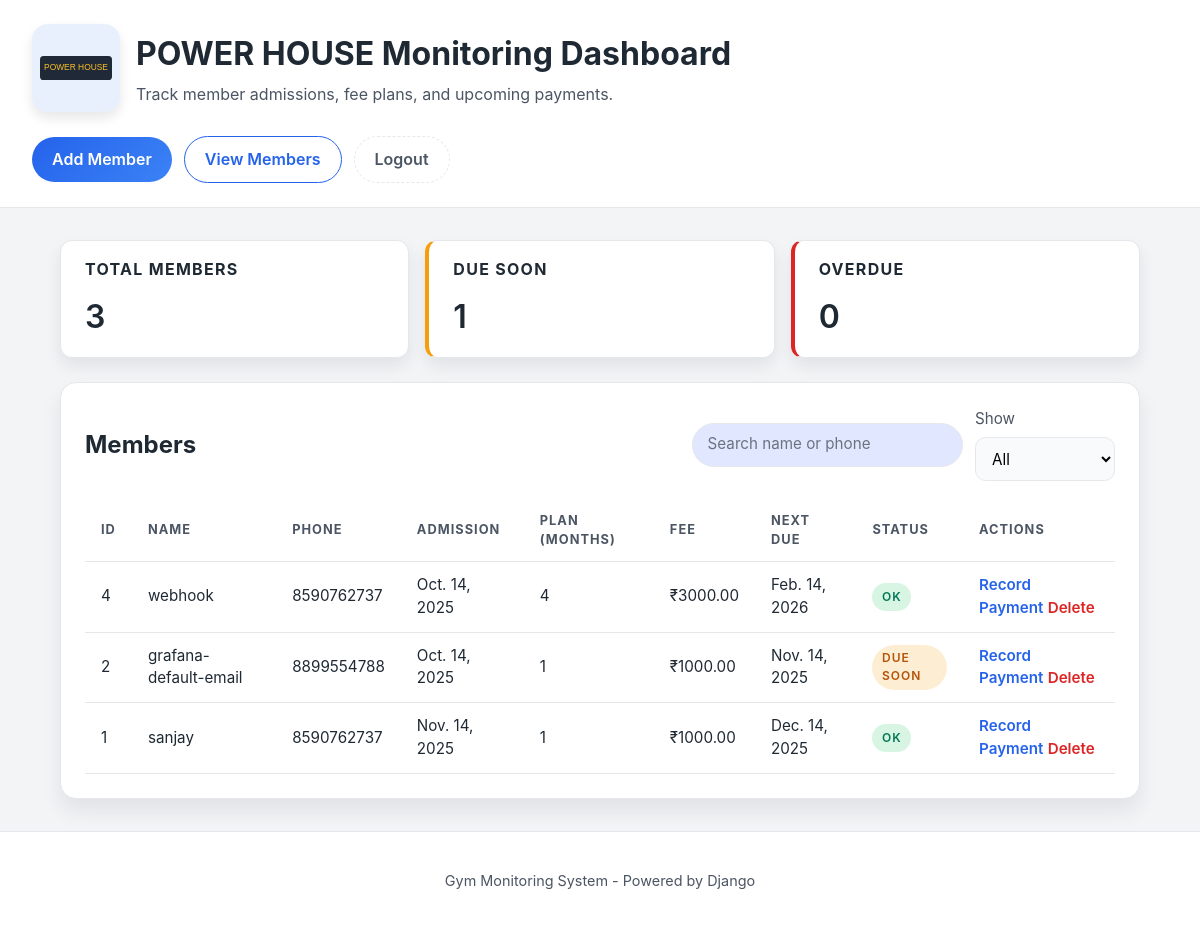
The app's page / (signed in), older data.
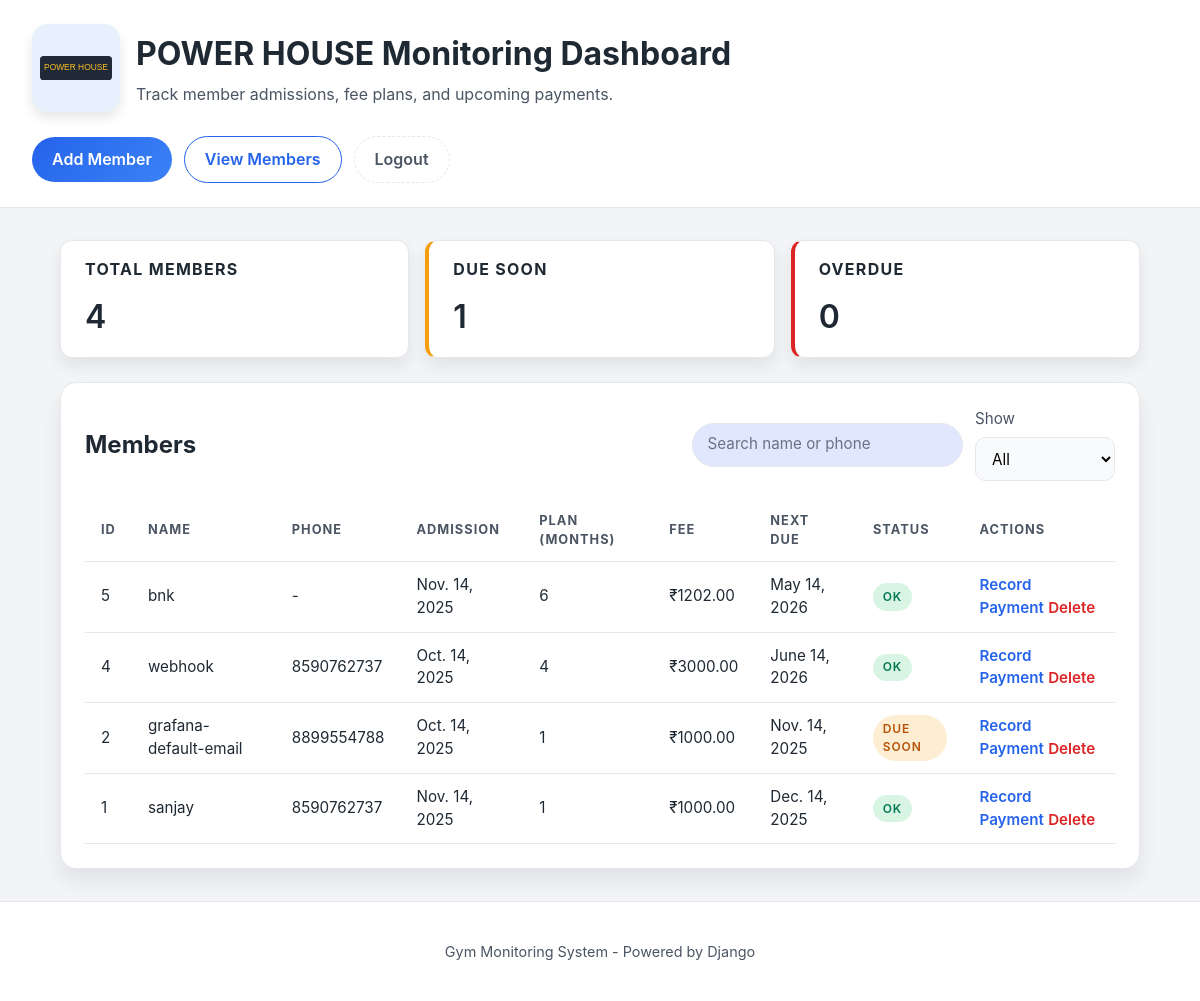
The same page, newer data.
### gym/models.py (models this page shows, shortened)
class Member(models.Model):
    MAX_MEMBERS = 5000
    name = models.CharField(max_length=200)
    phone = models.CharField(max_length=20, blank=True, null=True)
    admission_date = models.DateField()
    plan_months = models.IntegerField(default=1)
    fee_amount = models.DecimalField(max_digits=10, decimal_places=2)
    next_due_date = models.DateField()
    created_at = models.DateTimeField(auto_now_add=True)
    class Meta:
        ordering = ['-created_at']
    def get_status(self):
        today = date.today()
        days_until_due = (self.next_due_date - today).days
        if days_until_due < 0:
            return {'code': 'overdue', 'label': 'Overdue'}
        elif days_until_due <= 3:
            return {'code': 'due-soon', 'label': 'Due Soon'}
        else:
            return {'code': 'ok', 'label': 'OK'}

### gym/views.py (the view)
# urls.py: path('', views.dashboard, name='dashboard'),
@login_required
def dashboard(request):
    members = Member.objects.all()
    search_query = request.GET.get('search', '')
    if search_query:
        members = members.filter(
            Q(name__icontains=search_query) | Q(phone__icontains=search_query)
        )
    status_filter = request.GET.get('status', 'all')
    today = date.today()
    due_soon_date = today + timedelta(days=3)
    if status_filter == 'overdue':
        members = members.filter(next_due_date__lt=today)
    elif status_filter == 'due-soon':
        members = members.filter(next_due_date__gte=today, next_due_date__lte=due_soon_date)
    total_members = Member.objects.count()
    overdue_count = Member.objects.filter(next_due_date__lt=today).count()
    due_soon_count = Member.objects.filter(
        next_due_date__gte=today,
        next_due_date__lte=due_soon_date
    ).count()
    context = {
        'members': members,
        'search_query': search_query,
        'status_filter': status_filter,
        'total_members': total_members,
        'overdue_count': overdue_count,
        'due_soon_count': due_soon_count,
    }
    return render(request, 'gym/dashboard.html', context)

### gym/templates/gym/dashboard.html (shortened to what this page needs)
<!DOCTYPE html>
<html lang="en">
<head>
    {% load static %}
    <link rel="stylesheet" href="{% static 'gym/styles.css' %}">
</head>
<body>
    <header class="page-header">
        <div class="brand">
            <img src="{% static 'gym/assets/logo.png' %}"
                 onerror="this.onerror=null; this.src='{% static 'gym/assets/logo-placeholder.svg' %}';"
                 alt="Power House Gym logo"
                 class="brand-logo">
            <div>
                <h1>POWER HOUSE Monitoring Dashboard</h1>
                <p>Track member admissions, fee plans, and upcoming payments.</p>
            </div>
        </div>
        <nav class="actions">
            <a class="action-button" href="{% url 'add_member' %}">Add Member</a>
            <a class="action-button secondary" href="#members-table">View Members</a>
            <a class="action-button subtle" href="{% url 'logout' %}">Logout</a>
        </nav>
    </header>
    <main>
        <section class="cards" id="summary">
            <article class="card">
                <h2>Total Members</h2>
                <p id="summary-total">{{ total_members }}</p>
            </article>
            <article class="card warning">
                <h2>Due Soon</h2>
                <p id="summary-due-soon">{{ due_soon_count }}</p>
            </article>
            <article class="card danger">
                <h2>Overdue</h2>
                <p id="summary-overdue">{{ overdue_count }}</p>
            </article>
        </section>
        <section class="panel">
            <div class="panel-header">
                <h2>Members</h2>
                <div class="filters">
                    <form method="get" action="{% url 'dashboard' %}" style="display: flex; gap: 0.75rem; align-items: center; flex-wrap: wrap;">
                        <label class="search-field">
                            <input
                                type="search"
                                name="search"
                                placeholder="Search name or phone"
                                value="{{ search_query }}"
                                autocomplete="off"
                            >
                        </label>
                        <label>
                            Show
                            <select name="status" onchange="this.form.submit()">
                                <option value="all" {% if status_filter == 'all' %}selected{% endif %}>All</option>
                            </select>
                        </label>
                    </form>
                </div>
            </div>
            <div class="table-wrapper">
                <table id="members-table">
                    <thead>
                        <tr>
                            <th>ID</th>
                            <th>Name</th>
                            <th>Phone</th>
                            <th>Admission</th>
                            <th>Plan (months)</th>
                            <th>Fee</th>
                            <th>Next Due</th>
                            <th>Status</th>
                            <th>Actions</th>
                        </tr>
                    </thead>
                    <tbody>
                        {% for member in members %}
                            <tr>
                                <td>{{ member.id }}</td>
                                <td>{{ member.name }}</td>
                                <td>{{ member.phone|default:"-" }}</td>
                                <td>{{ member.admission_date }}</td>
                                <td>{{ member.plan_months }}</td>
                                <td>₹{{ member.fee_amount|floatformat:2 }}</td>
                                <td>{{ member.next_due_date }}</td>
                                <td>
                                    <span class="status {{ member.get_status.code }}">
                                        {{ member.get_status.label }}
                                    </span>
                                </td>
                                <td>
                                    <a href="{% url 'record_payment' member.id %}" class="link" style="color: var(--accent); text-decoration: none; font-weight: 600;">Record Payment</a>
                                    <form method="post" action="{% url 'delete_member' member.id %}" style="display: inline;" onsubmit="return confirm('Delete {{ member.name }}?');">
                                        <button type="submit" class="link danger" style="border: none; background: none; color: var(--danger); cursor: pointer; font-weight: 600;">Delete</button>
                                    </form>
                                </td>
                            </tr>
                        {% empty %}
                            <tr>
                                <td colspan="9" style="text-align: center; padding: 2rem; color: var(--text-light);">
                                    No members found. <a href="{% url 'add_member' %}">Add one now</a>.
                                </td>
                            </tr>
                        {% endfor %}
                    </tbody>
                </table>
            </div>
        </section>
    </main>
    <footer class="page-footer">
        <p>Gym Monitoring System - Powered by Django</p>
    </footer>
</body>
</html>

### gym/static/gym/styles.css (style rules this page uses)
:root { color-scheme: light dark; font-family: "Inter", system-ui, -apple-system, BlinkMacSystemFont, "Segoe UI", sans-serif; --bg: #f3f4f6; --bg-panel: #ffffff; --bg-panel-dark: #1f2933; --text: #1f2933; --text-light: #4b5563; --accent: #2563eb; --warning: #f59e0b; --danger: #dc2626; --border: #e5e7eb; background-color: var(--bg); color: var(--text); line-height: 1.5; }
body { margin: 0; }
.page-header, .page-footer { background-color: var(--bg-panel); padding: 1.5rem 2rem; border-bottom: 1px solid var(--border); }
.page-header { display: flex; flex-wrap: wrap; gap: 1.5rem; justify-content: space-between; align-items: center; }
.brand { display: flex; align-items: center; gap: 1rem; }
.brand-logo { width: 72px; height: 72px; object-fit: contain; border-radius: 16px; background-color: rgba(37, 99, 235, 0.1); padding: 0.5rem; box-shadow: 0 6px 12px rgba(15, 23, 42, 0.1); }
.brand h1 { margin: 0; }
.brand p { margin: 0.25rem 0 0; color: var(--text-light); }
.actions { display: flex; gap: 0.75rem; align-items: center; }
.action-button { display: inline-flex; align-items: center; justify-content: center; padding: 0.65rem 1.25rem; border-radius: 999px; background: linear-gradient(135deg, var(--accent), #3b82f6); color: #ffffff; text-decoration: none; font-weight: 600; border: none; cursor: pointer; transition: transform 0.15s ease, box-shadow 0.15s ease; }
.action-button.secondary { background: none; color: var(--accent); border: 1px solid var(--accent); }
.action-button.subtle { background: none; color: var(--text-light); border: 1px dashed var(--border); }
.page-footer { border-top: 1px solid var(--border); border-bottom: none; text-align: center; color: var(--text-light); font-size: 0.9rem; }
main { max-width: 1080px; margin: 0 auto; padding: 2rem; display: flex; flex-direction: column; gap: 1.5rem; }
.cards { display: grid; grid-template-columns: repeat(auto-fit, minmax(180px, 1fr)); gap: 1rem; }
.card { background-color: var(--bg-panel); padding: 1rem 1.5rem; border-radius: 0.75rem; border: 1px solid var(--border); box-shadow: 0 8px 16px rgba(15, 23, 42, 0.08); }
.card h2 { margin: 0; font-size: 1rem; text-transform: uppercase; letter-spacing: 0.08em; }
.card p { margin: 0.75rem 0 0; font-size: 2rem; font-weight: 600; }
.card.warning { border-left: 4px solid var(--warning); }
.card.danger { border-left: 4px solid var(--danger); }
.panel { background-color: var(--bg-panel); padding: 1.5rem; border-radius: 1rem; border: 1px solid var(--border); box-shadow: 0 12px 20px rgba(15, 23, 42, 0.08); display: flex; flex-direction: column; gap: 1rem; }
.panel-header { display: flex; justify-content: space-between; align-items: center; }
label { display: flex; flex-direction: column; font-size: 0.95rem; gap: 0.4rem; color: var(--text-light); }
input, select, button { font: inherit; }
input, select { padding: 0.65rem 0.75rem; border-radius: 0.65rem; border: 1px solid var(--border); background-color: #f9fafb; }
.table-wrapper { overflow-x: auto; }
table { width: 100%; border-collapse: collapse; min-width: 720px; }
th, td { padding: 0.75rem 1rem; text-align: left; border-bottom: 1px solid var(--border); font-size: 0.95rem; }
th { text-transform: uppercase; font-size: 0.8rem; letter-spacing: 0.08em; color: var(--text-light); }
.status { display: inline-flex; align-items: center; padding: 0.3rem 0.6rem; border-radius: 999px; font-size: 0.75rem; font-weight: 600; text-transform: uppercase; letter-spacing: 0.08em; }
.status.ok { background-color: rgba(34, 197, 94, 0.18); color: #047857; }
.status.due-soon { background-color: rgba(245, 158, 11, 0.18); color: #b45309; }
button.link { border: none; background: none; color: var(--accent); padding: 0; cursor: pointer; font-weight: 600; }
button.link.danger { color: var(--danger); }
.filters select { min-width: 140px; }
.filters { display: flex; gap: 0.75rem; align-items: center; flex-wrap: wrap; }
.search-field input { padding: 0.6rem 0.9rem; border-radius: 999px; border: 1px solid var(--border); min-width: 220px; background-color: #e0e7ff; color: var(--text); transition: background-color 0.2s ease, border-color 0.2s ease; }
.search-field input::placeholder { color: #6b7280; }

Row changes from the older to the newer data that the page shows:
added Member: id "5", name "bnk", phone "-", admission_date "Nov. 14, 2025", plan_months "6", fee_amount "1202.00", next_due_date "May 14, 2026", get_status.label "OK"
changed Member "webhook": next_due_date "Feb. 14, 2026" → "June 14, 2026"
Text that changed along with them:
{{ total_members }}: "3" → "4"
